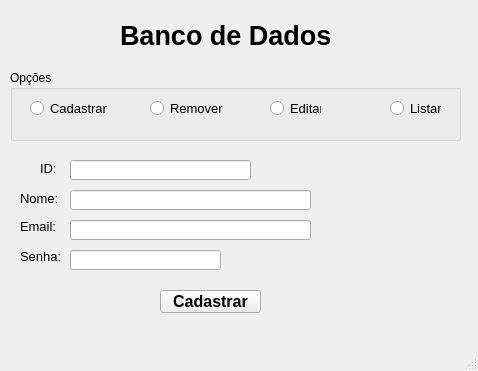
<?xml version="1.0" encoding="UTF-8"?>
<ui version="4.0">
 <class>MainWindow</class>
 <widget class="QMainWindow" name="MainWindow">
  <property name="geometry">
   <rect>
    <x>0</x>
    <y>0</y>
    <width>478</width>
    <height>371</height>
   </rect>
  </property>
  <property name="windowTitle">
   <string>MainWindow</string>
  </property>
  <widget class="QWidget" name="centralwidget">
   <widget class="QLabel" name="LblTitulo">
    <property name="geometry">
     <rect>
      <x>120</x>
      <y>10</y>
      <width>231</width>
      <height>51</height>
     </rect>
    </property>
    <property name="font">
     <font>
      <pointsize>20</pointsize>
      <bold>true</bold>
     </font>
    </property>
    <property name="text">
     <string>Banco de Dados</string>
    </property>
   </widget>
   <widget class="QGroupBox" name="GbOpcoes">
    <property name="geometry">
     <rect>
      <x>10</x>
      <y>70</y>
      <width>451</width>
      <height>71</height>
     </rect>
    </property>
    <property name="title">
     <string>Opções</string>
    </property>
    <widget class="QRadioButton" name="RBtnCadastrar">
     <property name="geometry">
      <rect>
       <x>20</x>
       <y>30</y>
       <width>82</width>
       <height>17</height>
      </rect>
     </property>
     <property name="font">
      <font>
       <pointsize>10</pointsize>
      </font>
     </property>
     <property name="text">
      <string>Cadastrar</string>
     </property>
    </widget>
    <widget class="QRadioButton" name="RBtnRemover">
     <property name="geometry">
      <rect>
       <x>140</x>
       <y>30</y>
       <width>82</width>
       <height>17</height>
      </rect>
     </property>
     <property name="font">
      <font>
       <pointsize>10</pointsize>
      </font>
     </property>
     <property name="text">
      <string>Remover</string>
     </property>
    </widget>
    <widget class="QRadioButton" name="RBtnListar">
     <property name="geometry">
      <rect>
       <x>380</x>
       <y>30</y>
       <width>51</width>
       <height>17</height>
      </rect>
     </property>
     <property name="font">
      <font>
       <pointsize>10</pointsize>
      </font>
     </property>
     <property name="text">
      <string>Listar</string>
     </property>
    </widget>
    <widget class="QRadioButton" name="RBtnEditar">
     <property name="geometry">
      <rect>
       <x>260</x>
       <y>30</y>
       <width>51</width>
       <height>17</height>
      </rect>
     </property>
     <property name="font">
      <font>
       <pointsize>10</pointsize>
      </font>
     </property>
     <property name="text">
      <string>Editar</string>
     </property>
    </widget>
   </widget>
   <widget class="QLabel" name="LblNome">
    <property name="geometry">
     <rect>
      <x>20</x>
      <y>190</y>
      <width>61</width>
      <height>16</height>
     </rect>
    </property>
    <property name="font">
     <font>
      <pointsize>10</pointsize>
     </font>
    </property>
    <property name="text">
     <string>Nome:</string>
    </property>
   </widget>
   <widget class="QLabel" name="LblEmail">
    <property name="geometry">
     <rect>
      <x>20</x>
      <y>220</y>
      <width>47</width>
      <height>13</height>
     </rect>
    </property>
    <property name="font">
     <font>
      <pointsize>10</pointsize>
     </font>
    </property>
    <property name="text">
     <string>Email:</string>
    </property>
   </widget>
   <widget class="QLabel" name="LblSenha">
    <property name="geometry">
     <rect>
      <x>20</x>
      <y>250</y>
      <width>47</width>
      <height>13</height>
     </rect>
    </property>
    <property name="font">
     <font>
      <pointsize>10</pointsize>
     </font>
    </property>
    <property name="text">
     <string>Senha:</string>
    </property>
   </widget>
   <widget class="QLineEdit" name="TxtNome">
    <property name="geometry">
     <rect>
      <x>70</x>
      <y>190</y>
      <width>241</width>
      <height>20</height>
     </rect>
    </property>
   </widget>
   <widget class="QLineEdit" name="TxtEmail">
    <property name="geometry">
     <rect>
      <x>70</x>
      <y>220</y>
      <width>241</width>
      <height>20</height>
     </rect>
    </property>
   </widget>
   <widget class="QLineEdit" name="TxtSenha">
    <property name="geometry">
     <rect>
      <x>70</x>
      <y>250</y>
      <width>151</width>
      <height>20</height>
     </rect>
    </property>
   </widget>
   <widget class="QPushButton" name="BtnCadastrar">
    <property name="geometry">
     <rect>
      <x>160</x>
      <y>290</y>
      <width>101</width>
      <height>23</height>
     </rect>
    </property>
    <property name="font">
     <font>
      <pointsize>12</pointsize>
      <bold>true</bold>
     </font>
    </property>
    <property name="text">
     <string>Cadastrar</string>
    </property>
   </widget>
   <widget class="QLineEdit" name="TxtNome_2">
    <property name="geometry">
     <rect>
      <x>70</x>
      <y>160</y>
      <width>181</width>
      <height>20</height>
     </rect>
    </property>
   </widget>
   <widget class="QLabel" name="LblNome_2">
    <property name="geometry">
     <rect>
      <x>40</x>
      <y>160</y>
      <width>21</width>
      <height>16</height>
     </rect>
    </property>
    <property name="font">
     <font>
      <pointsize>10</pointsize>
     </font>
    </property>
    <property name="text">
     <string>ID:</string>
    </property>
   </widget>
  </widget>
  <widget class="QMenuBar" name="menubar">
   <property name="geometry">
    <rect>
     <x>0</x>
     <y>0</y>
     <width>478</width>
     <height>22</height>
    </rect>
   </property>
  </widget>
  <widget class="QStatusBar" name="statusbar"/>
 </widget>
 <resources/>
 <connections/>
</ui>
